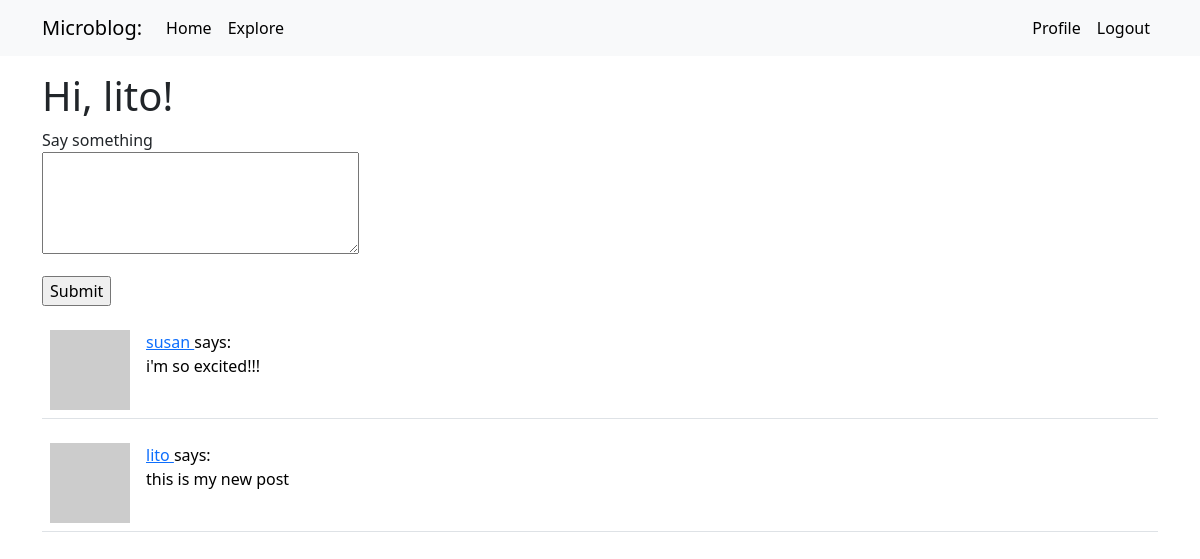
The page /index (signed in) on the database its author committed.
### app/models.py (models this page shows, shortened)
class User(UserMixin,db.Model):
    id: so.Mapped[int] = so.mapped_column(primary_key=True)
    username: so.Mapped[str] = so.mapped_column(sa.String(64), index=True,
                                                unique=True)
    email: so.Mapped[str] = so.mapped_column(sa.String(120), index=True,
                                             unique=True)
    password_hash: so.Mapped[Optional[str]] = so.mapped_column(sa.String(256))
    posts: so.WriteOnlyMapped['Post'] = so.relationship(back_populates = 'author')
    about_me: so.Mapped[Optional[str]] = so.mapped_column(sa.String(140))
    last_seen: so.Mapped[Optional[datetime]] =so.mapped_column(default=lambda: datetime.now(timezone.utc))
    following: so.WriteOnlyMapped['User'] = so.relationship( secondary = followers, primaryjoin = (followers.c.follower_id ==id), secondaryjoin = (followers.c.followed_id == id),back_populates = 'followers')
    followers: so.WriteOnlyMapped['User'] = so.relationship(secondary= followers, primaryjoin = (followers.c.followed_id ==id), secondaryjoin= (followers.c.follower_id == id), back_populates = 'following')
    def following_posts(self):
        Author = so.aliased(User)
        Follower = so.aliased(User)
        return (
            sa.select(Post)
            .join(Post.author.of_type(Author))
            .join(Author.followers.of_type(Follower), isouter=True)
            .where(sa.or_(
                Follower.id == self.id,
                Author.id == self.id,
            ))
            .group_by(Post)
            .order_by(Post.timestamp.desc())
        )
    def avatar(self,size):
        digest = md5(self.email.lower().encode('utf-8')).hexdigest()
        return f'https://www.gravatar.com/avatar/{digest}?d=monsterid&s={size}'

class Post(db.Model):
    id:so.Mapped[int] = so.mapped_column(primary_key=True)
    body: so.Mapped[str] = so.mapped_column(sa.String(140))
    timestamp: so.Mapped[datetime] = so.mapped_column(
        index=True, default=lambda: datetime.now(timezone.utc))
    user_id: so.Mapped[int] = so.mapped_column(sa.ForeignKey(User.id),
                                               index=True)
    author: so.Mapped[User] = so.relationship(back_populates='posts')

### app/routes.py (the view)
@app.route('/', methods = ['GET', 'POST'])
@app.route('/index', methods = ['GET', 'POST'])
@login_required
def index():
    form = PostForm()
    if form.validate_on_submit():
        post = Post(body = form.post.data, author = current_user)
        db.session.add(post)
        db.session.commit()
        flash('Your post is now live!')
        return redirect(url_for('index'))
    posts = db.session.scalars(current_user.following_posts()).all()
    return render_template("index.html", title = 'Home Page', form = form, posts = posts)

### app/forms.py
class PostForm(FlaskForm):
        post = TextAreaField('Say something', validators = [DataRequired(), Length(min=1, max=140)])
        submit = SubmitField('Submit')

### app/models.py (called while the page is built)
@login.user_loader
def load_user(id):
    return db.session.get(User,int(id))

### app/routes.py (called while the page is built)
@app.before_request
def before_request():
    if current_user.is_authenticated:
        current_user.last_seen = datetime.now(timezone.utc)
        db.session.commit()

### app/templates/index.html (shortened to what this page needs)
{% extends "base.html" %}
{% block content %}
<h1>Hi, {{ current_user.username }}!</h1>
    {% if form %}
    <form action = "" method = "POST">
        <p>
            {{ form.post.label }} <br>
            {{ form.post(cols = 32, rows = 4) }} <br>
        </p>
        <p> {{ form.submit() }}</p>
    </form>
    {% endif %}
    {% for post in posts %}
        {% include '_post.html' %}
    {% endfor %}
{% endblock %}

### app/templates/_post.html
<table class = "table table-hover">
    <tr>
        <td width = "70px">
            <a href = "{{ url_for('user', username=post.author.username) }}">
                <img src="{{ post.author.avatar(36) }}">
            </a>
        </td>
        <td>
            <a href="{{ url_for('user', username=post.author.username) }}">
                {{ post.author.username }}
            </a>
            says:<br>{{ post.body }}
        </td>
    </tr>
</table>

### rows shown on the page
User: username "lito"
Post: author.username "susan", body "i'm so excited!!!"
Post: author.username "lito", body "this is my new post"
